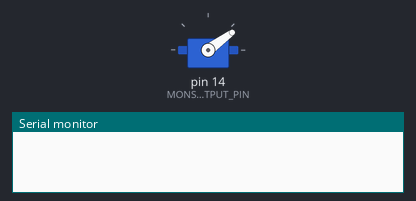
A sketch run on a simulated Arduino Uno, built with avr-gcc and run on an emulated ATmega328P. Shown: servo, the last lines printed to the serial monitor.

Above: at 0.05 s.
At 1.15 s:
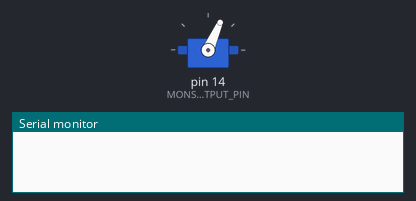
At 2.35 s:
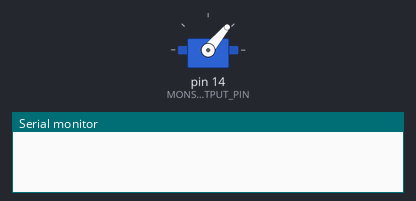
At 14.55 s:
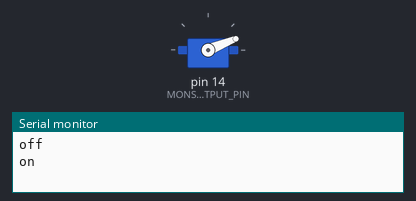
Timing chart, 0 to 19.5 s (numbered marks = the images above):
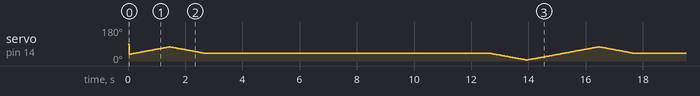

The sketch:

halloween-havoc-pan-tilt.ino
```cpp
#include <Servo.h>

// TODO: move class into a separate file
// Managing libaries when developing is a royal pain.
class MonsterServo {
  Servo servo;
  int _position;
  int _increment;
  int _updateInterval;
  unsigned long _lastUpdate;
  int _startAngle;
  int _endAngle;
  int _centreAngle;
  int _centrePauseInterval;
  int _regularPauseInterval;
  int _routine;
  int _pin;
  int _sweepCount;

  public:
  MonsterServo(int interval, int startAngle, int endAngle, int pin)
  {
    _updateInterval = interval;
    _regularPauseInterval = interval;
    _increment = 1;
    _startAngle = startAngle;
    _endAngle = endAngle;
    _centreAngle = (_endAngle - _startAngle) / 2;
    _position = _centreAngle;
    _centrePauseInterval = 10000;
    _pin = pin;
    _routine = 0;
    _sweepCount = 0;
    Attach(_pin);
  }

  void Attach(int pin)
  {
    servo.attach(pin);
  }

  void Detach()
  {
    servo.detach();
  }

  void Update()
  {
    if((millis() - _lastUpdate) > _updateInterval)  // time to update
    {

      if (_routine == 1 && _updateInterval == _centrePauseInterval) {
        _routine = 0;
        Attach(_pin);
        Serial.println("on");
        _updateInterval = _regularPauseInterval;
      }

      _lastUpdate = millis();
      _position += _increment;
      servo.write(_position);

      if ((_position >= _endAngle) || (_position <= _startAngle))
      {
        // reverse direction
        _increment = -_increment;
      }

      if (_position == _centreAngle + 5) {
        _sweepCount ++;
        if (_sweepCount == 2) {
          _updateInterval = _centrePauseInterval;
          //Serial.println("*********************************");
          _routine = 1;
          Detach();
          Serial.println("off");
          _sweepCount = 0;
        }
      }
      //else {
        //if (_routine == 0) {
        //_updateInterval == _regularPauseInterval;
        //}
      //}
    }
  }
};

const int MONSTER_SERVO_OUTPUT_PIN = 14;
const int BAUD_RATE = 115200;

MonsterServo monsterServo(35, 5, 75, MONSTER_SERVO_OUTPUT_PIN);

void setup() {
  Serial.begin(BAUD_RATE);
  //monsterServo.Attach(MONSTER_SERVO_OUTPUT_PIN);
}

void loop() {
  monsterServo.Update();
}
```
